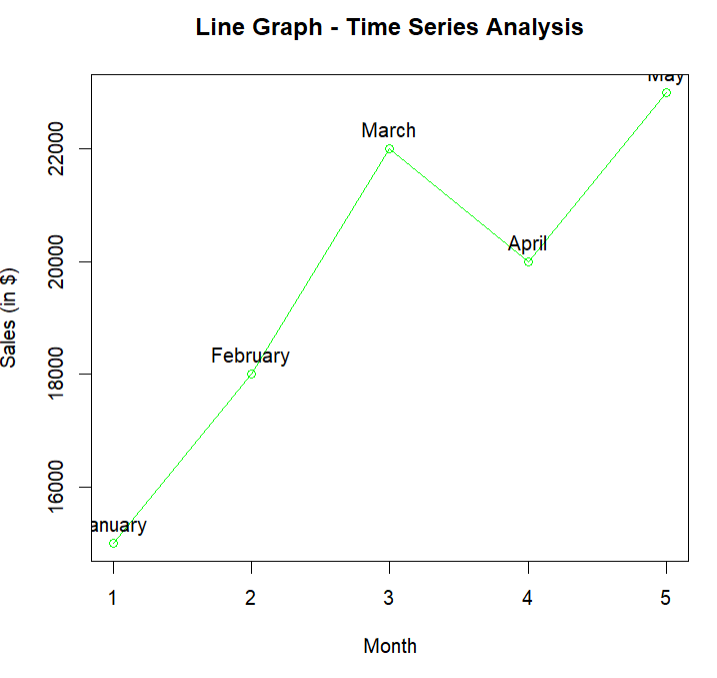

Recreate this plot in R.
months <- c("January", "February", "March", "April", "May")
sales <- c(15000, 18000, 22000, 20000, 23000)

# Create a line graph
plot(sales, type = "o", col = "green", xlab = "Month", ylab = "Sales (in $)", main = "Line Graph - Time Series Analysis")
lines(sales, type = "o", col = "green")
text(sales, labels = months, pos = 3, col = "black")
